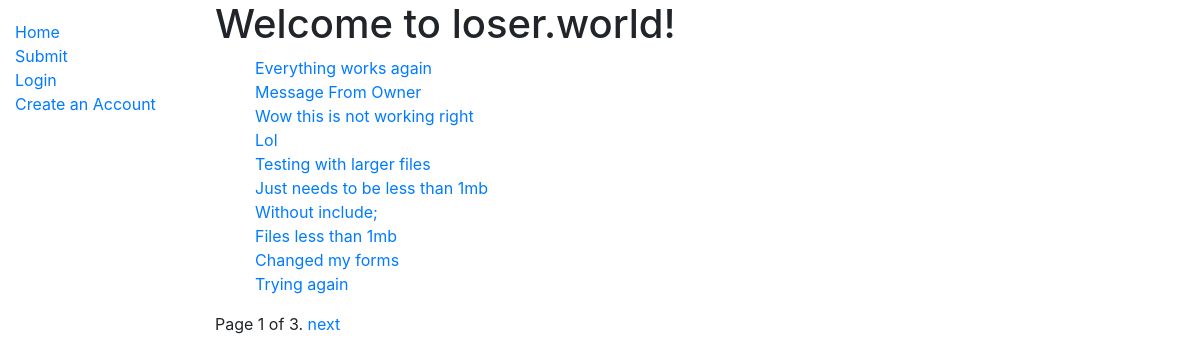
Page /social/ on the earlier database version.
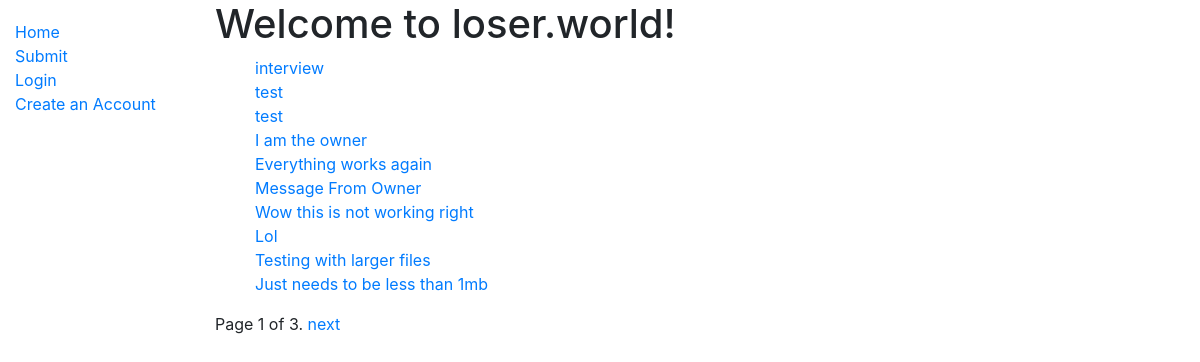
Same page on the later database version.
### social/models.py (models this page shows, shortened)
class Post(models.Model):
    user = models.ForeignKey(User, on_delete=models.CASCADE)
    posted_on = models.DateTimeField(auto_now_add=True)
    title = models.CharField(max_length=50)
    content = models.TextField()
    image = models.FileField(blank=True, upload_to='%Y/%m/%d')
    class Meta:
        ordering = ['-posted_on']
    def get_absolute_url(self):
        return reverse('social:post_detail', args=[str(self.id)])

### social/views.py (the view)
# urls.py: path('', views.PostListView.as_view(), name='home'),
class PostListView(generic.ListView):
    model = Post
    template_name = 'social/home.html'
    paginate_by = 10

### social/templates/social/home.html
{% extends 'social/base_generic.html' %}
{% block content %}
<h1>Welcome to loser.world!</h1>
{% if post_list %}
<ul>
    {% for post in post_list %}
    <li class="lists">
        <a href="{{ post.get_absolute_url }}">{{ post.title }}</a>
    </li>
    {% endfor %}
</ul>
{% else %}
<p>There are no posts :(</p>
{% endif %}
{% endblock %}

Differences in the rows shown:
no longer on this page (row unchanged): Post: title "Without include;"
no longer on this page (row unchanged): Post: title "Files less than 1mb"
no longer on this page (row unchanged): Post: title "Changed my forms"
no longer on this page (row unchanged): Post: title "Trying again"
added Post: title "interview"
added Post: title "test"
added Post: title "test"
added Post: title "I am the owner"
